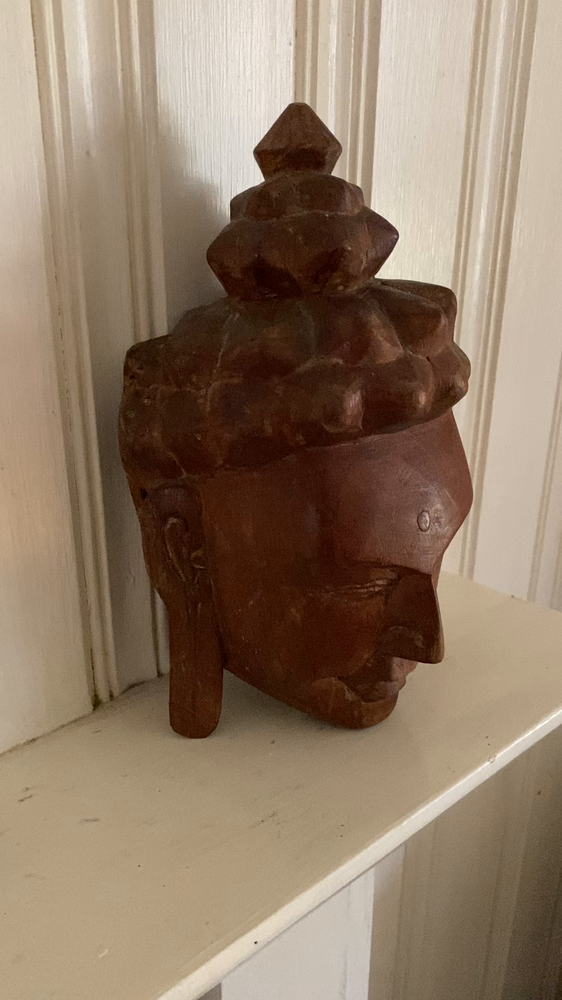
#> input picture buddha_images/buddha_001.png, 562 x 1000 px, shrunk from 1080 x 1920 before the run; its folder holds 4 pictures in this run
$ jupyter execute --allow-errors SFM.ipynb
#> lines starting #> are read from the running program, lines starting #| are printed output that depends on the picture
# STRUCTURE FROM MOTION - 3D RECONSTRUCTION

[cell 1]
import cv2
import matplotlib.pyplot as plt
import numpy as np
from tqdm import tqdm
import os

### Load Images & Feature Matching

[cell 2]
def load_images_from_folder(folder_path):
    """Load all images from the specified folder"""
#> called with folder_path = 'buddha_images'
    images = []  # Initialize a list to store loaded images

    # Gather all image files with specified extensions in the folder
    image_files = [file for file in os.listdir(folder_path) if file.lower().endswith(('png', 'jpg', 'jpeg', 'bmp', 'tif'))]

    # Raise an error if no image files are found
    if not image_files:
        raise ValueError(f"No images found in the folder: {folder_path}")

    # Load each image file and append to the images list
    for filename in image_files:
        img_path = os.path.join(folder_path, filename)
        image = cv2.imread(img_path)
#> image is the input picture: shape (1000, 562, 3); mean B, G, R 101.4, 121.8, 143.2
        if image is not None:
            images.append((filename, image))  # Store the filename and image
        else:
            print(f"Warning: {filename} could not be loaded.")  # Log a warning for any failed loads

    return images  # Return the list of loaded images

[cell 3]
# Replace with the path to your folder containing the Buddha images
folder_path = 'buddha_images'
images = load_images_from_folder(folder_path)

# Extract image arrays into a separate variable
image = [img[1] for img in images]
print("Number of images loaded:", len(image))

[cell 4]
def find_matches(images):
    ''' Detects and matches SIFT keypoints between consecutive images. '''
    # Initialize the SIFT detector with specified parameters
    sift_detector = cv2.SIFT_create(nfeatures=5000, nOctaveLayers=16, contrastThreshold=0.025, edgeThreshold=10, sigma=1.4)

    # Set up the FLANN matcher for fast nearest neighbor search
    flann_index = 1
    index_parameters = dict(algorithm=flann_index, trees=5)
    search_parameters = dict(checks=50)

    flann_matcher = cv2.FlannBasedMatcher(index_parameters, search_parameters)

    matched_points = []  # List to store matched points between image pairs

    # Iterate through the list of images to find matches
    for idx in range(len(images) - 1):
        # Convert images to grayscale for SIFT processing
        gray1 = cv2.cvtColor(images[idx], cv2.COLOR_BGR2GRAY)
        gray2 = cv2.cvtColor(images[idx + 1], cv2.COLOR_BGR2GRAY)

        # Detect keypoints and compute descriptors for both images
        keypoints1, descriptors1 = sift_detector.detectAndCompute(gray1, mask=None)
        keypoints2, descriptors2 = sift_detector.detectAndCompute(gray2, mask=None)

        # Use KNN to find matches between descriptors
        knn_matches = flann_matcher.knnMatch(descriptors1, descriptors2, k=2)

        # Filter matches using the Lowe's ratio test to retain good matches
        filtered_matches = [m for m, n in knn_matches if m.distance < 0.7 * n.distance]

        # Extract matched points based on filtered matches
        points1 = np.float32([keypoints1[m.queryIdx].pt for m in filtered_matches])
        points2 = np.float32([keypoints2[m.trainIdx].pt for m in filtered_matches])
        matched_points.append((points1, points2))  # Store matched points

        # Print the number of matches found for the current image pair
        print(f"Images: {idx+1} and {idx+2} - Matches found: {len(matched_points[idx][0])}")
#> this loop made 3 passes
#> pass 1, in find_matches, `gray1 = cv2.cvtColor(images[idx], cv2.COLOR_BGR2GRAY)`:
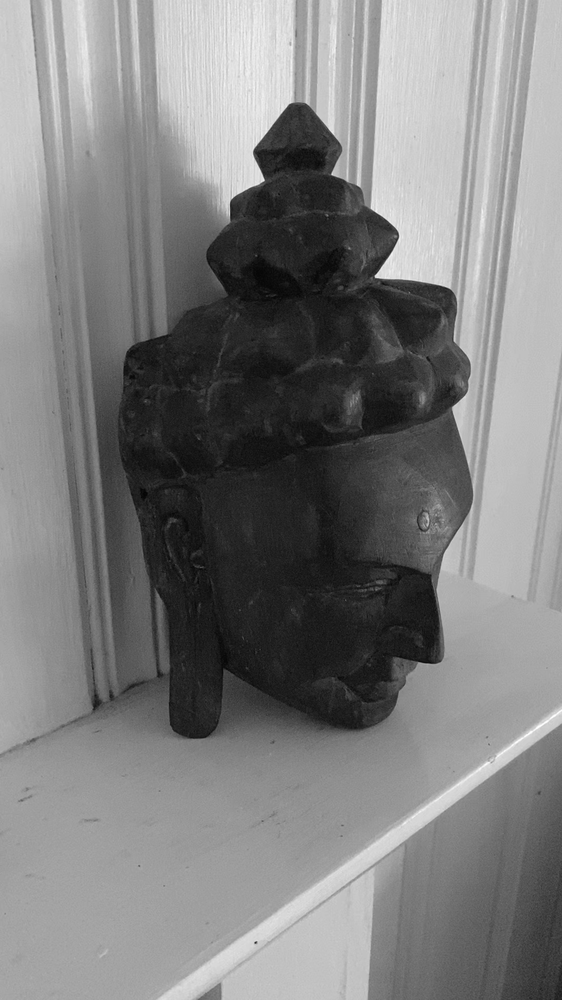
#> gray1: shape (1000, 562); min 4, max 254, mean 125.9
#> pass 1, in find_matches, `gray2 = cv2.cvtColor(images[idx + 1], cv2.COLOR_BGR2GRAY)`:
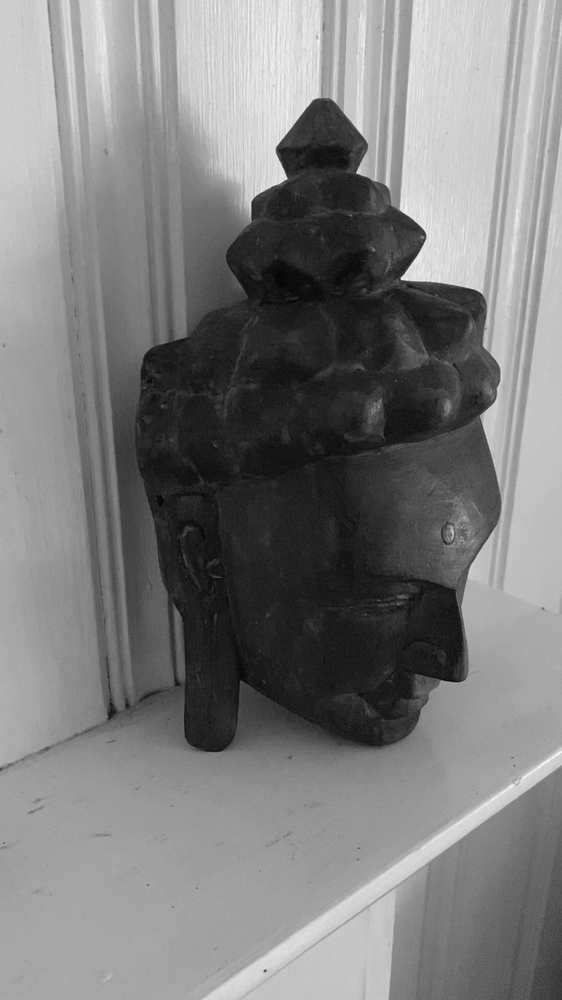
#> gray2: shape (1000, 562); min 5, max 254, mean 125.1
#> pass 2, in find_matches, `gray2 = cv2.cvtColor(images[idx + 1], cv2.COLOR_BGR2GRAY)`:
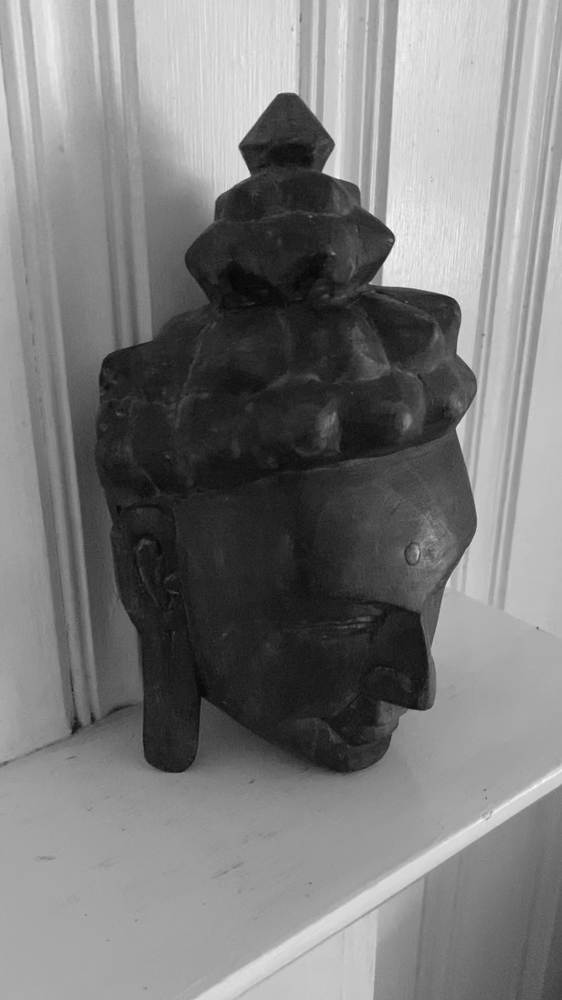
#> gray2: shape (1000, 562); min 6, max 251, mean 123.7
#> pass 3, in find_matches, `gray2 = cv2.cvtColor(images[idx + 1], cv2.COLOR_BGR2GRAY)`:
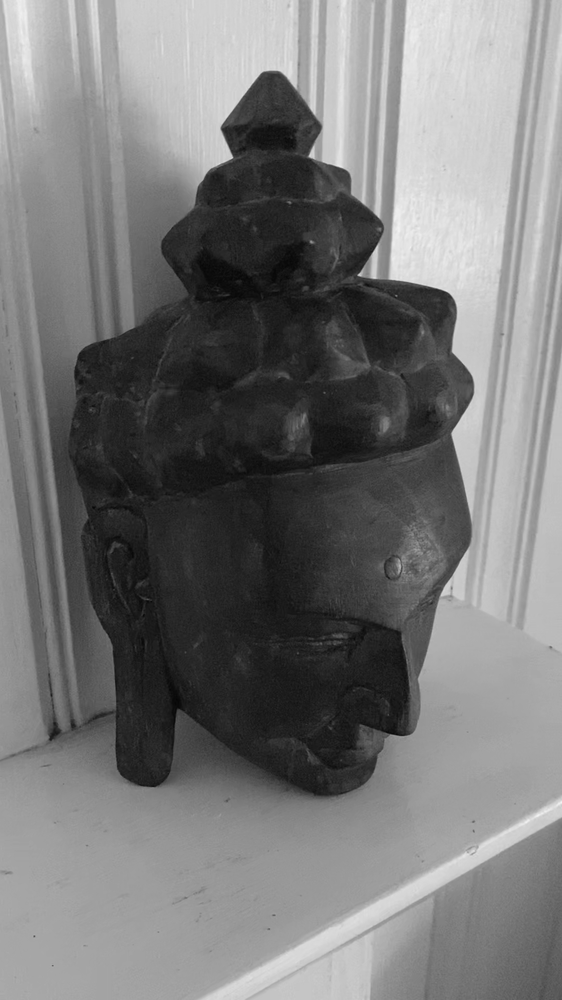
#> gray2: shape (1000, 562); min 5, max 243, mean 119.2

    return matched_points  # Return the list of matched points

[cell 5]
# Match features between all the images in the dataset
matches = find_matches(image)
print(f"Number of feature match pairs: {len(matches)}")
feature_1, feature_2 = matches[0]

### Fundamental Matrix Calculation

[cell 6]
def normalize_points(pts):
    """ Normalizes a set of 2D points for numerical stability. """
    # Calculate mean and standard deviation for normalization
    mean = np.mean(pts, axis=0)
    std_dev = np.std(pts, axis=0)

    # Compute the normalization transformation matrix
    scale = np.sqrt(2) / std_dev
    T = np.array([[scale[0], 0, -scale[0] * mean[0]],
                  [0, scale[1], -scale[1] * mean[1]],
                  [0, 0, 1]])

    # Apply the transformation to normalize the points
    pts_normalized = np.dot(T, np.hstack((pts, np.ones((pts.shape[0], 1)))).T).T
    return pts_normalized, T

def fundamental_matrix_8point(pts1, pts2):
    """ Computes the fundamental matrix using the 8-point algorithm with normalization. """
    # Normalize the input points
    pts1, T1 = normalize_points(pts1)
    pts2, T2 = normalize_points(pts2)

    # Construct matrix A for the equation Af = 0
    A = np.zeros((pts1.shape[0], 9))
    for i in range(pts1.shape[0]):
        x1, y1 = pts1[i][0], pts1[i][1]
        x2, y2 = pts2[i][0], pts2[i][1]
        A[i] = [x2 * x1, x2 * y1, x2, y2 * x1, y2 * y1, y2, x1, y1, 1]

    # Perform SVD to solve for the fundamental matrix
    _, _, V = np.linalg.svd(A)
    F = V[-1].reshape(3, 3)

    # Apply rank-2 constraint to the fundamental matrix
    U, S, V = np.linalg.svd(F)
    S[2] = 0  # Set the smallest singular value to zero
    F = np.dot(U, np.dot(np.diag(S), V))

    # Denormalize the fundamental matrix
    F = np.dot(T2.T, np.dot(F, T1))

    return F / F[2, 2]

def sampson_distance(F, pts1, pts2):
    """ Calculate the Sampson distance for error measurement. """
    # Prepare homogeneous coordinates for the points
    pts1_h = np.hstack((pts1, np.ones((pts1.shape[0], 1))))
    pts2_h = np.hstack((pts2, np.ones((pts2.shape[0], 1))))

    # Compute epipolar constraints
    Fx1 = np.dot(F, pts1_h.T).T
    Fx2 = np.dot(F.T, pts2_h.T).T

    # Calculate the numerator and denominator for the Sampson distance
    numerator = (pts2_h * Fx1).sum(axis=1) ** 2
    denominator = Fx1[:, 0]**2 + Fx1[:, 1]**2 + Fx2[:, 0]**2 + Fx2[:, 1]**2
    return numerator / denominator

def ransac_fundamental_matrix(pts1, pts2, num_iters=1000, threshold=1.0, confidence=0.99):
    """ Estimate the fundamental matrix using the RANSAC algorithm. """
    best_inliers = []  # To track the best set of inliers
    best_F = None      # To store the best fundamental matrix
    np.random.seed(0)  # Set a seed for reproducibility

    for _ in range(num_iters):
        # Randomly sample 8 points for the fundamental matrix estimation
        idx = np.random.choice(len(pts1), 8, replace=False)
        sample_pts1 = pts1[idx]
        sample_pts2 = pts2[idx]

        # Compute fundamental matrix from the sampled points
        F = fundamental_matrix_8point(sample_pts1, sample_pts2)

        # Determine inliers based on the Sampson distance
        sampson_errors = sampson_distance(F, pts1, pts2)
        inliers = np.where(sampson_errors < threshold)[0]

        # Update the best inliers and fundamental matrix if current is better
        if len(inliers) > len(best_inliers):
            best_inliers = inliers
            best_F = F

        # Stop early if confidence level is reached
        if len(best_inliers) >= len(pts1) * confidence:
            break

    # Recompute the fundamental matrix using all inliers for final result
    if best_inliers.size > 0:  # Check if there are inliers
        best_F = fundamental_matrix_8point(pts1[best_inliers], pts2[best_inliers])

    return best_F, best_inliers

[cell 7]
##COMMENTED OUT THE OPENCV'S FUNDAMENTAL MATRIX CODE FOR TESTING PURPOSE

# def calculate_fundamental_matrix(points1, points2):
#     """ Estimates the fundamental matrix using OpenCV's inbuilt function """
#     F_matrix, mask = cv2.findFundamentalMat(points1, points2, cv2.FM_LMEDS, cv2.RANSAC, 1.0)
#     # Select only inlier points
#     inliers1 = points1[mask.ravel() == 1]
#     inliers2 = points2[mask.ravel() == 1]
#     return F_matrix, mask, (inliers1, inliers2)

##MY CUSTOM BUILT FUNDAMENTAL MATRIX CODE

def calculate_fundamental_matrix(pts1, pts2, method='RANSAC', ransac_threshold=1.0, confidence=0.99, max_iters=1000):
    """ Estimates the fundamental matrix using the RANSAC-based 8-point algorithm. """
    if method == 'RANSAC':
        # Use custom RANSAC implementation
        F, inliers = ransac_fundamental_matrix(pts1, pts2, num_iters=max_iters, threshold=ransac_threshold, confidence=confidence)
    else:
        # Simple 8-point algorithm without RANSAC
        F = fundamental_matrix_8point(pts1, pts2)
        inliers = np.arange(pts1.shape[0])  # All points are inliers

    # Filter inliers
    pts1_inliers = pts1[inliers]
    pts2_inliers = pts2[inliers]
    mask = np.zeros(len(pts1), dtype=np.uint8)
    mask[inliers] = 1

    return F, mask, (pts1_inliers, pts2_inliers)


# [46 lines left out: functions draw_epilines, display_results, not called in this run]

### Visualization of Epipolar Lines

[cell 8]
# Initialize lists to store fundamental matrices and inlier points
fundamental_matrices_list = []
inlier_points_list = []

# Iterate through the list of image matches to calculate fundamental matrices
for index in range(len(image) - 1):
    # Check for valid matches before calculating the fundamental matrix
    if matches[index][0].size > 0 and matches[index][1].size > 0:
        F_matrix, mask, (inliers1, inliers2) = calculate_fundamental_matrix(matches[index][0], matches[index][1])
        # Append the calculated fundamental matrix and inliers to their respective lists
        fundamental_matrices_list.append(F_matrix)
        inlier_points_list.append((inliers1, inliers2))

# Set the index of the images to display epipolar lines
display_index = 7

# Compute the epilines for the left image based on the right image's corresponding points
#> (the rest of this cell did not finish here and is left out)
